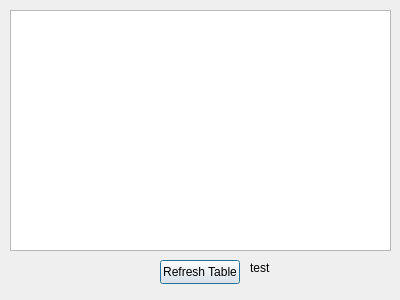
<?xml version="1.0" encoding="UTF-8"?>
<ui version="4.0">
 <class>listExisting</class>
 <widget class="QDialog" name="listExisting">
  <property name="geometry">
   <rect>
    <x>0</x>
    <y>0</y>
    <width>400</width>
    <height>300</height>
   </rect>
  </property>
  <property name="windowTitle">
   <string>Dialog</string>
  </property>
  <widget class="QTableView" name="corridorTable">
   <property name="geometry">
    <rect>
     <x>10</x>
     <y>10</y>
     <width>381</width>
     <height>241</height>
    </rect>
   </property>
  </widget>
  <widget class="QPushButton" name="refreshTable">
   <property name="geometry">
    <rect>
     <x>160</x>
     <y>260</y>
     <width>80</width>
     <height>24</height>
    </rect>
   </property>
   <property name="text">
    <string>Refresh Table</string>
   </property>
  </widget>
  <widget class="QLabel" name="dbCheck">
   <property name="geometry">
    <rect>
     <x>250</x>
     <y>260</y>
     <width>111</width>
     <height>16</height>
    </rect>
   </property>
   <property name="text">
    <string>test</string>
   </property>
  </widget>
 </widget>
 <resources/>
 <connections/>
</ui>
